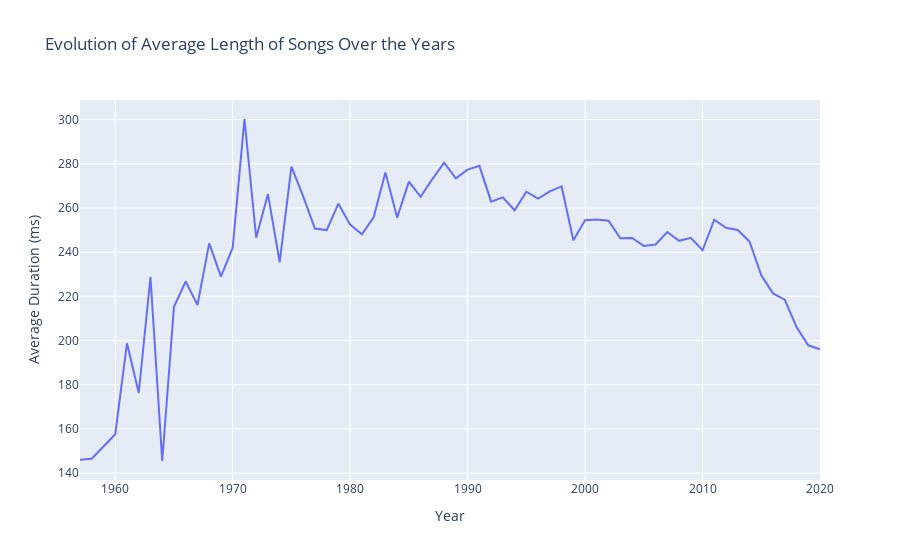

Write notebook code for a chart like this one.
### Code cell
# display the percentages of the different subgeneresof rock music in different ranges of years (<1970, 1970-1979, 1980-1989, 1990-1999, 2000-2010, >2010)

# Define the ranges of years
year_ranges = {
    "<1970": (None, 1970),
    "1970-1979": (1970, 1980),
    "1980-1989": (1980, 1990),
    "1990-1999": (1990, 2000),
    "2000-2010": (2000, 2010),
    ">2010": (2010, None)
}


def categorize_year(year):
    for label, (start, end) in year_ranges.items():
        if (start is None or year < start) or (end is None or year >= end):
            return label

songs['year_range'] = songs['year'].apply(categorize_year)

# Filter rock music
rock_songs = songs[songs['playlist_genre'] == 'rock']

# Calculate the percentage of each subgenre within each year range
subgenre_counts = rock_songs.groupby(['year_range', 'playlist_subgenre']).size().unstack(fill_value=0)
subgenre_percentage = subgenre_counts.div(subgenre_counts.sum(axis=1), axis=0) * 100

plt.figure(figsize=(12, 6))

for subgenre in subgenre_percentage.columns:
    plt.plot(subgenre_percentage.index, subgenre_percentage[subgenre], marker='o', label=subgenre)

plt.title('Percentage of Different Subgenres of Rock Music in Different Year Ranges')
plt.xlabel('Year Range')
plt.ylabel('Percentage')
plt.xticks(rotation=45)
plt.legend(title='Subgenre', bbox_to_anchor=(1.05, 1), loc='upper left')
plt.tight_layout()
plt.show()

fig.show()

### Figure 1 — Plotly figure (JSON) as saved in the notebook; plotly's stock layout.template omitted (floating-point values rounded to 4 significant figures)
{"data": [{"hovertemplate": "Year=%{x}<br>Average Duration (ms)=%{y}<extra></extra>", "legendgroup": "", "line": {"color": "#636efa", "dash": "solid"}, "marker": {"symbol": "circle"}, "mode": "lines", "name": "", "orientation": "v", "showlegend": false, "type": "scatter", "x": [1957, 1958, 1960, 1961, 1962, 1963, 1964, 1965, 1966, 1967, 1968, 1969, 1970, 1971, 1972, 1973, 1974, 1975, 1976, 1977, 1978, 1979, 1980, 1981, 1982, 1983, 1984, 1985, 1986, 1987, 1988, 1989, 1990, 1991, 1992, 1993, 1994, 1995, 1996, 1997, 1998, 1999, 2000, 2001, 2002, 2003, 2004, 2005, 2006, 2007, 2008, 2009, 2010, 2011, 2012, 2013, 2014, 2015, 2016, 2017, 2018, 2019, 2020], "xaxis": "x", "y": [146.0, 146.5, 157.6, 198.8, 176.3, 228.8, 145.5, 215.2, 226.7, 216.1, 244.0, 228.9, 242.0, 300.3, 246.5, 266.3, 235.5, 278.7, 265.3, 250.7, 250.0, 261.9, 252.5, 248.1, 255.8, 276.1, 255.6, 272.0, 265.0, 273.1, 280.5, 273.4, 277.4, 279.1, 262.9, 264.8, 259.0, 267.3, 264.2, 267.5, 269.8, 245.4, 254.5, 254.8, 254.2, 246.3, 246.4, 242.8, 243.5, 249.1, 245.1, 246.5, 240.9, 254.7, 251.0, 250.1, 244.8, 229.5, 221.3, 218.5, 206.1, 197.8, 196.1], "yaxis": "y"}], "layout": {"autosize": true, "legend": {"tracegroupgap": 0}, "title": {"text": "Evolution of Average Length of Songs Over the Years"}, "xaxis": {"anchor": "y", "autorange": true, "domain": [0, 1], "range": [1957, 2020], "title": {"text": "Year"}, "type": "linear"}, "yaxis": {"anchor": "x", "autorange": true, "domain": [0, 1], "range": [136.9, 308.9], "title": {"text": "Average Duration (ms)"}, "type": "linear"}}}
